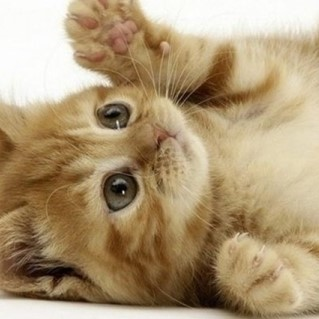
//> input picture opencv/opencv_Visual_Studio/cat.jpg, 319 x 319 px
$ ./8.5.1   (built with g++ and OpenCV 4)
//> lines starting //> are read from the running program, lines starting //| are printed output that depends on the picture
#include "opencv2/objdetect/objdetect.hpp"
#include "opencv2/highgui/highgui.hpp"
#include "opencv2/imgproc/imgproc.hpp"
#include <iostream>
#include <stdio.h>


using namespace cv;
using namespace std;

uchar bilinear_value(Mat img, double x, double y) {
	if (x >= img.cols - 1) x--;
	if (y >= img.rows - 1) y--;


	Point pt((int)x, (int)y);
	int A = img.at<uchar>(pt);
	int B = img.at<uchar>(pt + Point(0, 1));
	int C = img.at<uchar>(pt + Point(1, 0));
	int D = img.at<uchar>(pt + Point(1, 1));

	double alpha = y - pt.y;
	double beta = x - pt.x;
	int M1 = A + (int)cvRound(alpha * (B - A));
	int M2 = C + (int)cvRound(alpha * (D - C));
	int P = M1 + (int)cvRound(beta * (M2 - M1));
	return saturate_cast<uchar>(P);

}
void rotation(Mat img, Mat& dst, double dgree, Point pt) //
{
	double radian = dgree / 180 * CV_PI;
	double sin_value = sin(radian);
	double cos_value = cos(radian);

	Rect rect(Point(0, 0), img.size());
	dst = Mat(img.size(), img.type(), Scalar(0));

	for (int i = 0;i < dst.rows;i++) {
		for (int j = 0;j < dst.cols;j++)
		{
			int jj = j - pt.x;
			int ii = i - pt.y;
			double x = jj * cos_value + ii * sin_value + pt.x;
			double y = -jj * sin_value + ii * cos_value + pt.y;

			if (rect.contains(Point2d(x, y)))
				dst.at<uchar>(i, j) = bilinear_value(img, x, y);
		}
	}
}
int main()
{
	Mat image = imread("C:/Users/PIRL/Desktop/cat.jpg", 0);
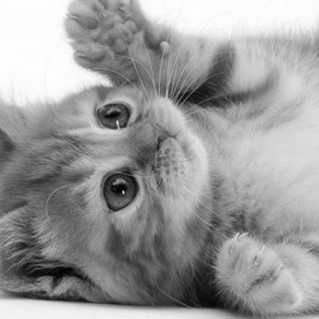
//> image: 319 rows x 319 cols, CV_8UC1; min 0, max 255, mean 155
	CV_Assert(image.data);

	Mat dst1, dst2, dst3;
	Point pt1(300, 100);
	Point center = image.size() / 2;
//> center = Point(159, 159)

	rotation(image, dst1, 30, center);
//> after the loop in rotation, `for (int i = 0;i < dst.rows;i++)`:
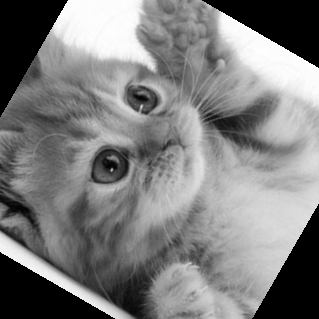
//> dst: 319 rows x 319 cols, CV_8UC1; min 0, max 255, mean 126.1
	rotation(image, dst2, 30, pt1);
//> call 2 of rotation, with dgree = 30, pt = Point(300, 100)
//> after the loop in rotation (call 2), `for (int i = 0;i < dst.rows;i++)`:
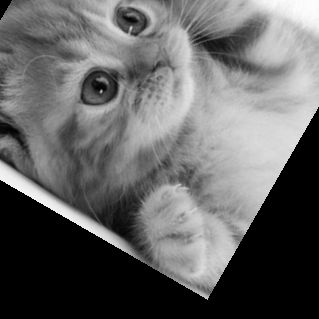
//> dst: 319 rows x 319 cols, CV_8UC1; min 0, max 254, mean 101.2

	Point2f center1(300, 100);
	double angle = 30.0;
	double scale = 1.0;
	Mat rotMat = getRotationMatrix2D(center1, -(angle), scale);

	Mat dstImage;
	int flags = INTER_LINEAR;
	warpAffine(image, dstImage, rotMat, Size(), flags);

	imshow("어파인 사용", dstImage);

	imshow("image", image);
	imshow("로테이션 사용", dst2);
	waitKey();
	return 0;
}

$ run again, with opencv/opencv_Visual_Studio/5.jpg copied over opencv/opencv_Visual_Studio/cat.jpg
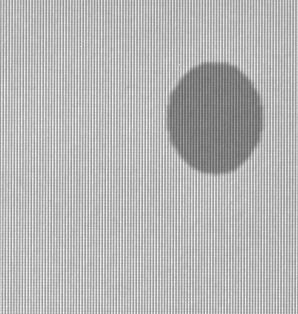
//> input picture opencv/opencv_Visual_Studio/5.jpg, 298 x 314 px
//> image is the input picture: 314 rows x 298 cols, CV_8UC1; min 94, max 251, mean 182.1
//> after the loop in rotation, `for (int i = 0;i < dst.rows;i++)`:
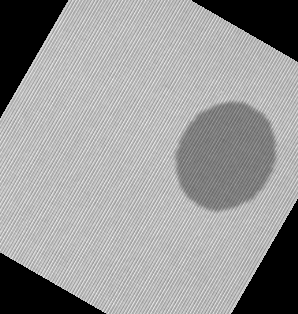
//> dst: 314 rows x 298 cols, CV_8UC1; min 0, max 241, mean 153.2
//> after the loop in rotation (call 2), `for (int i = 0;i < dst.rows;i++)`:
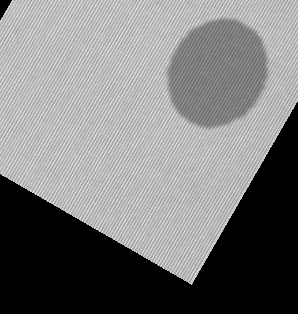
//> dst: 314 rows x 298 cols, CV_8UC1; min 0, max 244, mean 123.7
